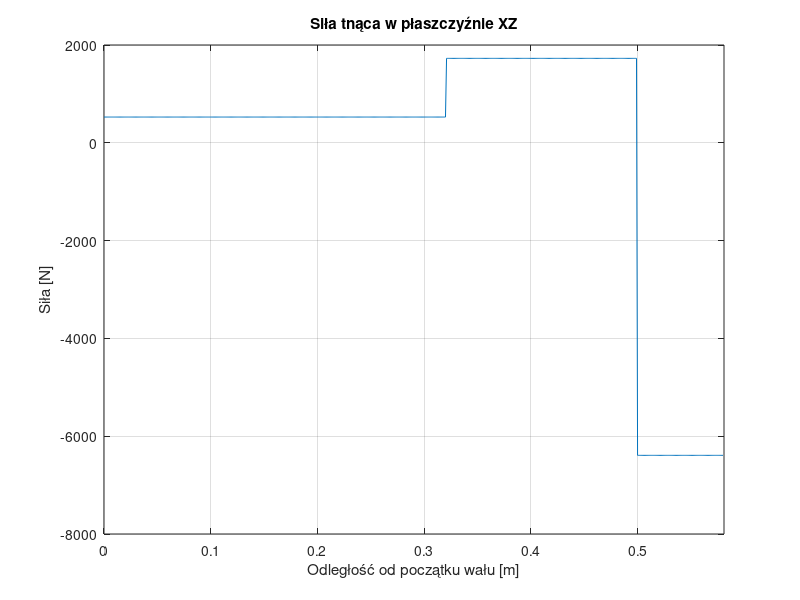
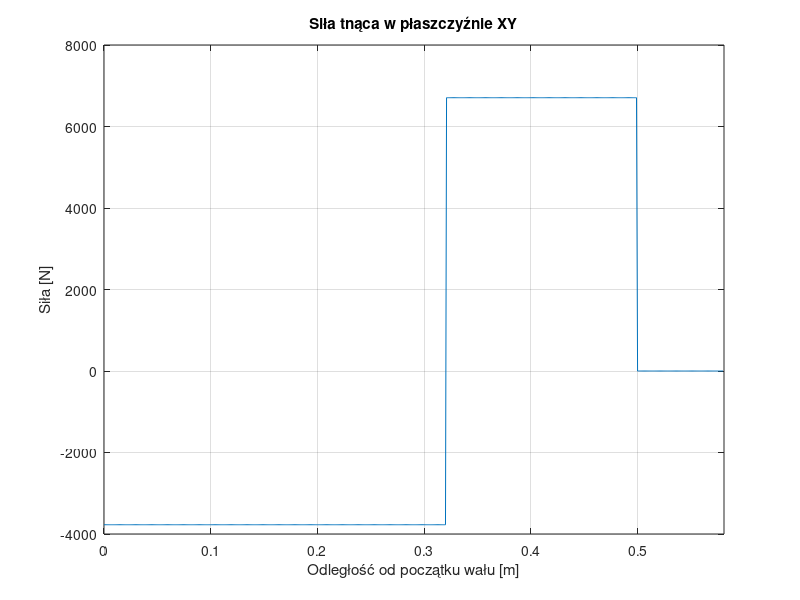
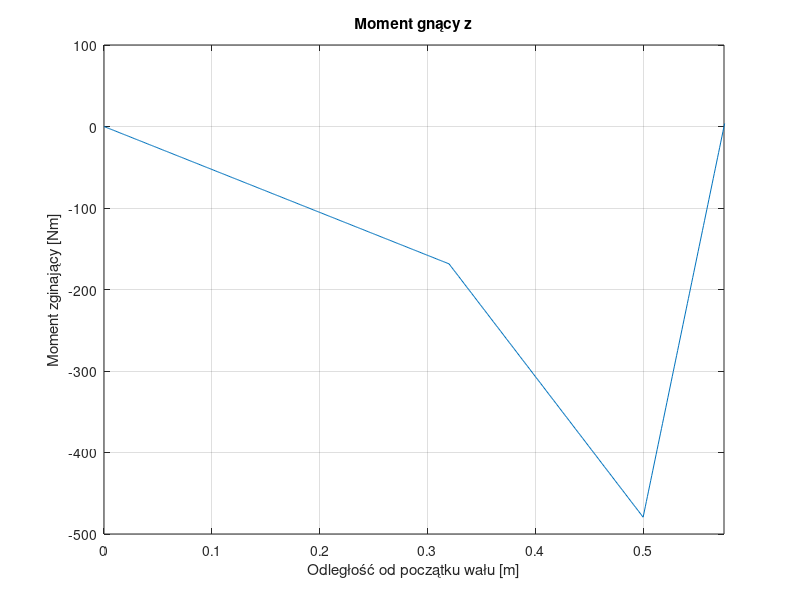
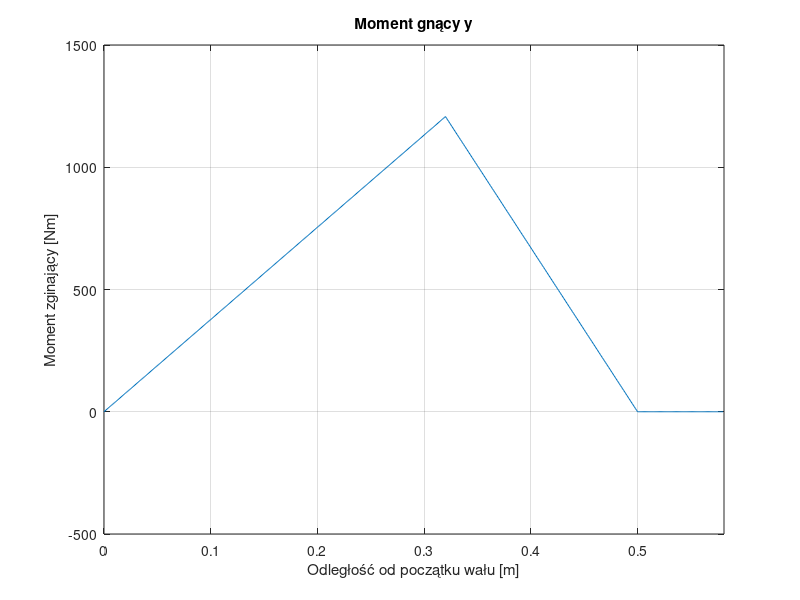

Write MATLAB code to recreate these figures, in order.
clear all
close all
clc

%% Dane wału
a = 0.32; % w metrach
b = 0.18;
c = 0.075;
d = 0.005;
L = a+b+c+d;
r1 = 0.12; 
r2 = 0.3;
F1y = 10479.17; % w Netwonach
F1z = 1200;
F2z = 1100;
alfa = pi;
mi = 0.5;
F2z2 = F2z*exp(alfa*mi);
x = 0:0.001:(a+b+c+d);
xp = 0:0.001:(a+b+c+d);
Qb = 3.9*9.81; % N

%% Siły reakcji w płaszczyźnie XZ
%Rax = 0;
Vcz = ((a+b+c)*(F2z+F2z2) + a*F1z)/(a+b);
Vaz = F1z + F2z + F2z2 - Vcz;

%% Siły reakcji w płaszczyźnie XY
%Rax = 0;
Vcy = a*F1y/(a+b);
Vay = F1y - Vcy;

%% Wyliczanie wartości całkowitej sił reakcji
Va=(Vaz^2+Vay^2)^(1/2);
Vc=(Vcz^2+Vcy^2)^(1/2);

%% Wykresy sił tnących XZ
% Re1=200e6;

for i=1:1:581
    if i<=321
            Tz(i)=-Vaz;
        else if i >321
                if i<501
                Tz(i)=-Vaz+F1z;
                else 
                Tz(i)=-Vaz+F1z-Vcz;
                end
        end
    end
end

figure(1)
plot(x,Tz)
title('Siła tnąca w płaszczyźnie XZ')
xlabel('Odległość od początku wału [m]')
ylabel('Siła [N]')
xlim([0 0.581])
grid on

%% Wykres sił tnących XY
for i=1:1:581
    if i<=321
            Ty(i)=-Vay;
        else if i >321
                if i<501
                Ty(i)=-Vay+F1y;
                else 
                Ty(i)=-Vay+F1y-Vcy;
                end
        end
    end
end

figure(2)
plot(x,Ty)
title('Siła tnąca w płaszczyźnie XY')
xlabel('Odległość od początku wału [m]')
ylabel('Siła [N]')
xlim([0 0.581])
grid on

%% Wykres momentów zginających XY

for i=1:1:581
    if i<=321
            mgy(i)=x(i)*Vaz;
        else if i >321
                if i<501
                mgy(i)=x(i)*Vaz - (x(i)-a)*F1z;
                else 
                mgy(i)=x(i)*Vaz - (x(i)-a)*F1z + (x(i)-(a+b))*Vcz;
                end
        end
    end
end

figure(3)
plot(x,mgy)
title('Moment gnący z')
xlabel('Odległość od początku wału [m]')
ylabel('Moment zginający [Nm]')
xlim([0 0.575])
grid on

%% Wykres momentów zginających XZ
for i=1:1:581
    if i<=321
            mgz(i)=x(i)*Vay;
        else if i >321
                if i<501
                mgz(i)=x(i)*Vay - (x(i)-a)*F1y;
                else 
                mgz(i)=x(i)*Vay - (x(i)-a)*F1y + (x(i)-(a+b))*Vcy;
                end
        end
    end
end

figure(4)
plot(x,mgz)
title('Moment gnący y')
xlabel('Odległość od początku wału [m]')
ylabel('Moment zginający [Nm]')
xlim([0 0.581])
grid on

%% Wykres wypadkowego momentu gnącego
mg=sqrt(mgz.^2+mgy.^2);

figure(5)
plot(x,mg)
title('Wypadkowy moment gnący')
xlabel('Odległość od początku wału [m]')
ylabel('Moment zginający [Nm]')
xlim([0 0.575])
grid on

%% Wykres momentu skręcającego
for i=1:1:581
    if i<=321
        ms(i)=0;
    else if i >321
            ms(i) = F1y*r1;
         end
    end
end

figure(6)
plot(x,ms)
title('Moment skręcający')
xlabel('Odległość od początku wału [m]')
ylabel('Moment skręcający [Nm]')
xlim([0 0.581])
grid on

%% Wykres momentu zredukowanego (HMH)
for i=1:1:581             
     mzr(i)=sqrt(mg(i)^2 + 3/4*(ms(i)^2));            
end

figure(7)
plot(x,mzr)
title('Moment zredukowany')
xlabel('Odległość od początku wału [m]')
ylabel('Moment zredukowany [Nm]')
xlim([0 0.581])
grid on

%% Obliczanie średnicy wałów
% Rzeczywista średnica wału
E = 210e9;
Re = 235e6;
Rm = 340e6;
kg = 0.6*Re;

for i=1:1:581
    if i<=321
            mzrAB(i)=mzr(i);
        else if i >321
                if i<501
                mzrBC(i)=mzr(i);
                else 
                mzrCD(i)=mzr(i);
                end
            end
    end
end

for i=1:581
    D(i)=(32*mzr(i)/(pi*kg))^(1/3);
end

figure(8)
plot(x,D)
xlim([0 0.581])
title('Rzeczywista min średnica wału')
xlabel('Odległość od początku wału [m]')
ylabel('Średnica wału [m]')
grid on

% Minimalna średnica wału
dAB=(32*max(mzrAB)/(pi*kg))^(1/3); % min d na odcinku AB
dBC=(32*max(mzrBC)/(pi*kg))^(1/3); % min d na odcinku BC
dCD=(32*max(mzrCD)/(pi*kg))^(1/3); % min d na odcinku CD

disp('min d [m] na odcinku AB to') 
disp(dAB)
disp('min d [m] na odcinku BC to')
disp(dBC)
disp('min d [m] na odcinku CD to')
disp(dCD)

for i=1:1:581
    if i<=321
            d(i)=dAB;
        else if i >321
                if i<501
                d(i)=dBC;
                else 
                d(i)=dCD;
                end
            end
    end
end

figure(9)
plot(x,d);
title('Minimalna Średnica wału')
xlabel('Odległość od początku wału [m]')
ylabel('Średnica wału [m]')
xlim([0 0.581])
ylim([0 0.581/10])
grid on

disp('Dobrane d [m] na odcinku AA1 to') % na łożysko
dAA1d=0.05;
disp(dAA1d)
disp('Dobrane d [m] na odcinku A1B1 to')
dA1B1d=0.052;
disp(dA1B1d)
disp('Dobrane d [m] na odcinku B1B to')
dB1B2d=0.06;
disp(dB1B2d)
disp('Dobrane d [m] na odcinku BC to')
dB2Cd=0.055;
disp(dB2Cd)
disp('Dobrane d [m] na odcinku CD to') % na koło pasowe
dCDd=0.05;
disp(dCDd)

for i=1:34
d(i)=dAA1d;
end
for i=35:249
d(i)=dA1B1d;
end
for i=250:483
d(i)=dB1B2d;
end
for i=484:527
d(i)=dB2Cd;
end
for i=528:581
d(i)=dCDd;
end

figure(10)
plot(x,d);
title('Dobrane średnice wału')
xlabel('Odległość od początku wału [m]')
ylabel('Średnica wału [m]')
xlim([0 0.581])
ylim([0 0.07])
grid on

%% Strzałka ugięcia metodą Clebsh'a 
IAA1=(pi*(dAA1d/2)^4)/4;
IA1B1=(pi*(dA1B1d/2)^4)/4;
IB1B2=(pi*(dB1B2d/2)^4)/4;
IB2C=(pi*(dB2Cd/2)^4)/4;
ICD=(pi*(dCDd/2)^4)/4;

% XZ
D1 = 0; %wA(0) = 0
C1 = -Vaz*(0.5)^3/3 + (F1z+Qb)*(0.5-a)^3/3 - Vcz*(0.5-a-b)^3/3; %wC(0.5) = 0

wzB = -(D1 + C1*0.32 + Vaz*(0.32)^3/6)/(E*IB1B2); %wzB(0.32)
wzD = -(D1 + C1*0.575 + Vaz*(0.575)^3/6 - (F1z+Qb)*(0.575-a)^3/6 + Vcz*(0.575-a-b)^3/6)/(E*IB1B2); %wcD(0.575)

% XY
D2 = 0; 
C2 = -Vay*(0.5)^3/3 + F1y*(0.5-a)^3/3 - Vcy*(0.5-a-b)^3/3; %wC(0.5) = 0

wyB = -(D2 + C2*0.32 + Vay*(0.32)^3/6)/(E*IB1B2); %wzB(0.32)
wyD = -(D2 + C2*0.575 + Vay*(0.575)^3/6 - F1y*(0.575-a)^3/6 + Vcy*(0.575-a-b)^3/6)/(E*IB1B2); %wcD(0.575)

% Wypadkowe strzałki ugięcia
wB = sqrt(wyB^2 + wzB^2);
wD = sqrt(wyD^2 + wzD^2);

%Kąt ugięcia w punktach a i c

%XZ
wz1A = -C1/(E*IB2C); %kąt ugięcia wz'(0)
wz1C = -(C1 + Vaz*(0.5)^2/2 - F1z*(0.5-a)^2/2 + Vcz*(0.5-a-b)^2/2)/(E*IB2C); %kąt ugięcia wz'(0.5)

%XY
wy1A = -C2/(E*IB2C); %kąt ugięcia wy'(0)
wy1C = -(C2 + Vay*(0.5)^2/2 - F1y*(0.5-a)^2/2 + Vcy*(0.5-a-b)^2/2)/(E*IB2C); %kąt ugięcia wy'(0.5)

W1A = sqrt(wy1A^2 + wz1A^2);
W1C = sqrt(wy1C^2 + wz1C^2);

% Ugięcie dopuszczalne
fdop = 0.0004*L;

%% Kąt skręcenia
% G=80000000000; %Pa
% 
% for i=1:40
% phi(i) = ms(i)*(x(i)-0.8)/IAA1/G;
% end
% for i=41:250
% phi(i) = ms(i)*(x(i)-0.8)/IA1B1/G;
% end
% for i=251:480
% phi(i) = ms(i)*(x(i)-0.8)/IB1B2/G;
% end
% for i=481:527
% phi(i) = ms(i)*(x(i)-0.8)/IB2C/G;
% end
% for i=528:581
% phi(i) = ms(i)*(x(i)-0.8)/ICD/G;
% end
% 
% figure(11)
% plot(x,phi)
% title('Kąt skręcenia wału')
% xlabel('Długość wału [m]')
% ylabel('Kąt skręcenia [rad]')
% xlim([0 0.581])
% grid on

%% Dobór łożysk (kulkowe)
Pw = 0; % obciążenie wzdłużne
V = 1; % dla obracających się wałów = 1
X = 1; % dla poprzecznych = 1
Y = 0;
n = 500; % obr/min
epsilon = 3; % dla łożysk kulkowych
wsp_obc = 1.2; % współczynnik obciążenia
L10h = 10000; % oczekiwany czas pracy

L10=(60*n*L10h)/(10^6);

PzA = (X*V*Va + Y*Pw)*wsp_obc; % obciążenie zastępcze w punkcie A
PzC = (X*V*Vc + Y*Pw)*wsp_obc; % obciążenie zastępcze w punkcie C

Ca = PzA*(L10)^(1/epsilon); % nośność dynamiczna łożyska w punkcie A
% Dobieramy łożysko: 62210-2RS1  C = 35.1 kN

Cc = PzC*(L10)^(1/epsilon); % nośność dynamiczna łożyska w punkcie C
% Dobieramy łożysko: 6411  C = 99.5 kN

%% Dobieranie wpustów
Rew = 900; % MPa
ktw = 500;
kdw = 360;
Ms = 1257.5; % Nm

szerB=0.019;
szerD=0.016;

wysB=0.011;
wysD=0.010;

ldopB=2*Ms/(szerB*dB1B2d*ktw*10^(6)); % warunek na scinanie dla B
ldopB2=4*Ms/(wysB*dB1B2d*kdw*10^(6)); % warunek na doscik dla B

ldopD=2*Ms/(szerD*dCDd*ktw*10^(6)); %warunek na scinanie dla D
ldopD2=4*Ms/(wysD*dCDd*kdw*10^(6)); %warunek an doscik dla D

%% Obliczanie prędkości krytycznej

g = 9.81;
omegaZB = sqrt(g/abs(wzB));
omegaZD = sqrt(g/abs(wzD));
omegaZo = 1/omegaZB^2 + 1/omegaZD^2;
omegaZ = sqrt(1/omegaZo);

omegaYB = sqrt(g/abs(wyB));
omegaYD = sqrt(g/abs(wyD));
omegaYo = 1/omegaYB^2 + 1/omegaYD^2;
omegaY = sqrt(1/omegaYo);

omegaC = sqrt(omegaZ^2 + omegaY^2);
nkr = 30/pi * omegaC;

%% Obliczenia zmęczeniowe
% zginanie
WG = (pi*0.06^4)/32;
Sigma = 1218.9/WG;
yps = 1.5; 
Zgo = 250000000; % MPa
beta = 2.06;
delta = Zgo/(Sigma*beta*yps);

% skręcanie
WG2 = (pi*0.06^3)/16;
Zso = 90000000;
beta2 = 2;
yps2 = 1.54;
Tau = 1257.5/(4*WG2);

delta2 = Zso/(Tau*beta2*yps2);

Delta = delta*delta2/(sqrt(delta^2 + delta^2));
